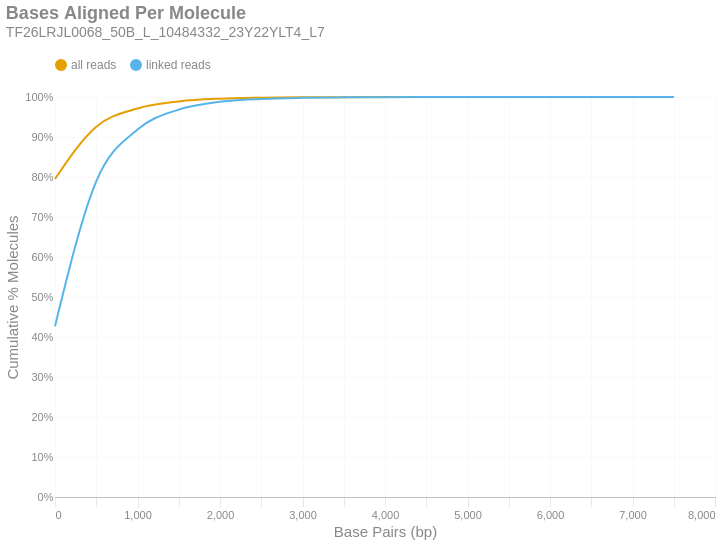

Source (notebook cell):
### Markdown cell above
### Bases Aligned Per Molecule
This is a cumulative frequency distribution showing the number of base pairs aligned per unique molecule. These data are shown in 500 bp bins. There are two distributions: one with `all reads` (yellow) and another with only `linked reads` (blue). The percent of molecules in the `linked reads` distribution is relative to the total number of linked molecules.

### Code cell
if SKIPLR:
    print_html(f"Skipped")
else:
    binned_df = consolidated_hist(valids['aligned_bp'], mask, 500, True)
    with SafeRender(binned_df):
        (
            density_plot(binned_df, 'Bases Aligned Per Molecule', samplename, 'basesper')
            .encode(
                x=alt.X('bin:Q', title="Base Pairs (bp)").axis(tickMinStep=500).scale(padding=0),
                y=alt.Y('value:Q', title='Cumulative % Molecules')
                    .axis(format='%')
                    .scale(domain = [0,1])
                    .stack(False),
                color=alt.Color("key:N").scale(domain = ["all reads", "linked reads"]),
                tooltip = [
                    alt.Tooltip("key:N", title = "Data Type"),
                    alt.Tooltip("range_label:N", title="Bases Aligned Per Molecule"),
                    alt.Tooltip("value:Q", format = ".2%", title="% Molecules (Cum.)")
                ]
            )
        ).display()

### Figure 1 — Vega-Lite specification as saved in the notebook (floating-point values rounded to 4 significant figures)
{"width": "container", "height": 400, "config": {"title": {"anchor": "start", "dy": -15, "fontSize": 18, "color": "#888888", "subtitleColor": "#888888", "subtitleFontSize": 14}, "arc": {"fill": "#0072B2"}, "axis": {"domainColor": "#888888", "domainWidth": 0.5, "gridWidth": 0.2, "grid": false, "titleFontWeight": 400, "titleFontSize": 15, "labelFontSize": 11, "labelColor": "#888888", "tickColor": "#888888", "tickWidth": 0.2, "titleColor": "#888888"}, "axisBand": {"grid": false}, "axisX": {"grid": true, "tickSize": 10, "domainCap": "round"}, "axisY": {"domain": false, "grid": true, "tickSize": 0, "domainCap": "round"}, "background": "transparent", "header": {"labelFontSize": 15, "labelColor": "#888888", "titleFontSize": 15, "titleFontWeight": 600, "titleColor": "#888888"}, "legend": {"labelFont": "sans-serif", "labelFontSize": 12, "labelColor": "#888888", "symbolSize": 100, "symbolType": "circle", "titleFontSize": 12, "titlePadding": 10, "titleColor": "#888888", "title": null, "orient": "top"}, "range": {"category": ["#E69F00", "#56B4E9", "#009E73", "#F0E442", "#0072B2", "#D55E00", "#CC79A7", "#000000"], "diverging": ["#cfe8f3", "#a2d4ec", "#73bfe2", "#46abdb", "#1696d2", "#12719e"]}, "area": {"fill": "#0072B2", "fillOpacity": 0.7, "line": true, "strokeOpacity": 0.7}, "line": {"color": "#0072B2", "stroke": "#0072B2", "strokeWidth": 2}, "trail": {"color": "#0072B2", "stroke": "#0072B2", "strokeWidth": 0, "size": 1}, "point": {"filled": true, "fillOpacity": 1.0, "size": 95}, "text": {"color": "#888888", "fontSize": 11, "align": "right", "fontWeight": 400, "size": 11}, "bar": {"fill": "#0072B2", "stroke": null}, "view": {"stroke": null, "continuousWidth": 660, "continuousHeight": 400}}, "data": {"name": "data-273834d06e82d1d8cb79b97d8c8a75ea"}, "mark": {"type": "line", "interpolate": "monotone", "point": {"opacity": 0, "size": 275}}, "encoding": {"color": {"field": "key", "scale": {"domain": ["all reads", "linked reads"]}, "type": "nominal"}, "tooltip": [{"field": "key", "title": "Data Type", "type": "nominal"}, {"field": "range_label", "title": "Bases Aligned Per Molecule", "type": "nominal"}, {"field": "value", "format": ".2%", "title": "% Molecules (Cum.)", "type": "quantitative"}], "x": {"axis": {"tickMinStep": 500}, "field": "bin", "scale": {"padding": 0}, "title": "Base Pairs (bp)", "type": "quantitative"}, "y": {"axis": {"format": "%"}, "field": "value", "scale": {"domain": [0, 1]}, "stack": false, "title": "Cumulative % Molecules", "type": "quantitative"}}, "params": [{"name": "param_c36ac31b6afebe62", "select": {"type": "point", "fields": ["key"]}, "bind": "legend"}], "title": {"text": "Bases Aligned Per Molecule", "subtitle": "TF26LRJL0068_50B_L_10484332_23Y22YLT4_L7"}, "transform": [{"fold": ["all reads (cumsum)", "linked reads (cumsum)"]}, {"calculate": "replace(datum.key, ' (cumsum)', '')", "as": "key"}, {"filter": {"param": "param_c36ac31b6afebe62"}}], "usermeta": {"embedOptions": {"downloadFileName": "TF26LRJL0068_50B_L_10484332_23Y22YLT4_L7.basesper"}}, "$schema": "https://vega.github.io/schema/vega-lite/v6.4.1.json", "datasets": {"data-273834d06e82d1d8cb79b97d8c8a75ea": [{"bin": "0.0", "interval": "0.0-500.0", "all reads": 0.7951, "linked reads": 0.4269, "all reads (cumsum)": 0.7951, "linked reads (cumsum)": 0.4269, "range_label": "0-499"}, {"bin": "500.0", "interval": "500.0-1000.0", "all reads": 0.1305, "linked reads": 0.3621, "all reads (cumsum)": 0.9256, "linked reads (cumsum)": 0.789, "range_label": "500-999"}, {"bin": "1000.0", "interval": "1000.0-1500.0", "all reads": 0.04575, "linked reads": 0.1297, "all reads (cumsum)": 0.9714, "linked reads (cumsum)": 0.9187, "range_label": "1000-1499"}, {"bin": "1500.0", "interval": "1500.0-2000.0", "all reads": 0.01752, "linked reads": 0.04977, "all reads (cumsum)": 0.9889, "linked reads (cumsum)": 0.9684, "range_label": "1500-1999"}, {"bin": "2000.0", "interval": "2000.0-2500.0", "all reads": 0.006885, "linked reads": 0.01956, "all reads (cumsum)": 0.9958, "linked reads (cumsum)": 0.988, "range_label": "2000-2499"}, {"bin": "2500.0", "interval": "2500.0-3000.0", "all reads": 0.002471, "linked reads": 0.007021, "all reads (cumsum)": 0.9982, "linked reads (cumsum)": 0.995, "range_label": "2500-2999"}, {"bin": "3000.0", "interval": "3000.0-3500.0", "all reads": 0.001025, "linked reads": 0.002912, "all reads (cumsum)": 0.9993, "linked reads (cumsum)": 0.9979, "range_label": "3000-3499"}, {"bin": "3500.0", "interval": "3500.0-4000.0", "all reads": 0.0004163, "linked reads": 0.001183, "all reads (cumsum)": 0.9997, "linked reads (cumsum)": 0.9991, "range_label": "3500-3999"}, {"bin": "4000.0", "interval": "4000.0-4500.0", "all reads": 0.0001868, "linked reads": 0.0005307, "all reads (cumsum)": 0.9999, "linked reads (cumsum)": 0.9996, "range_label": "4000-4499"}, {"bin": "4500.0", "interval": "4500.0-5000.0", "all reads": 7.156e-05, "linked reads": 0.0002033, "all reads (cumsum)": 0.9999, "linked reads (cumsum)": 0.9998, "range_label": "4500-4999"}, {"bin": "5000.0", "interval": "5000.0-5500.0", "all reads": 3.16e-05, "linked reads": 8.978e-05, "all reads (cumsum)": 1.0, "linked reads (cumsum)": 0.9999, "range_label": "5000-5499"}, {"bin": "5500.0", "interval": "5500.0-6000.0", "all reads": 1.487e-05, "linked reads": 4.225e-05, "all reads (cumsum)": 1.0, "linked reads (cumsum)": 1.0, "range_label": "5500-5999"}, {"bin": "6000.0", "interval": "6000.0-6500.0", "all reads": 2.788e-06, "linked reads": 7.922e-06, "all reads (cumsum)": 1.0, "linked reads (cumsum)": 1.0, "range_label": "6000-6499"}, {"bin": "6500.0", "interval": "6500.0-7000.0", "all reads": 4.647e-06, "linked reads": 1.32e-05, "all reads (cumsum)": 1.0, "linked reads (cumsum)": 1.0, "range_label": "6500-6999"}, {"bin": "7000.0", "interval": "7000.0-7500.0", "all reads": 1.859e-06, "linked reads": 5.281e-06, "all reads (cumsum)": 1.0, "linked reads (cumsum)": 1.0, "range_label": "7000-7499"}, {"bin": "7500.0", "interval": "7500.0-8000.0", "all reads": 9.293e-07, "linked reads": 2.641e-06, "all reads (cumsum)": 1.0, "linked reads (cumsum)": 1.0, "range_label": "7500-7999"}]}}
